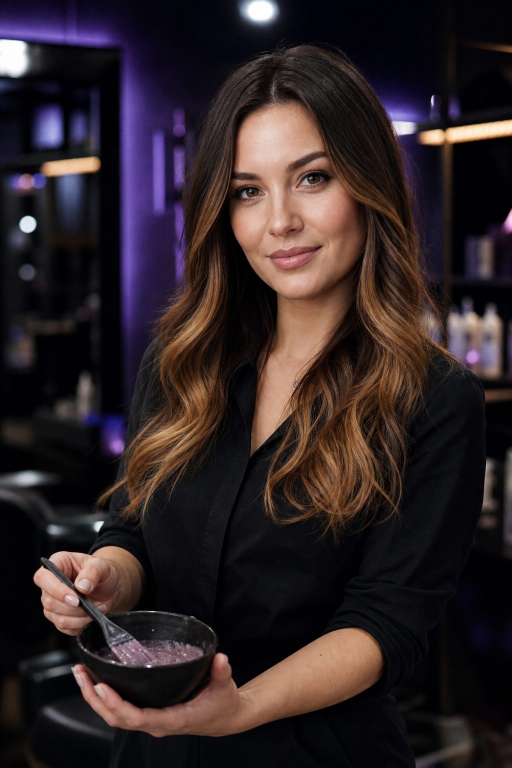
#> input picture seed/media/masters/master1.jpg, 1024 x 1536 px (shown at 1/2 size)
$ python -i prepare-seed-media.py   (imports and definitions only)
#> lines starting #> are read from the running program, lines starting #| are printed output that depends on the picture
"""Compress generated demo photos into seed/media with stable filenames."""
from __future__ import annotations

import hashlib
from pathlib import Path

from PIL import Image

ROOT = Path(__file__).resolve().parents[1]
SRC = Path(r"C:\Users\GliTc\.cursor\projects\d-Zlobin-zlobin-mvp-zlobin-beauty\assets")
DST = ROOT / "seed" / "media"
MAX_SIDE = 1600
QUALITY = 82


def save_jpeg(im: Image.Image, dest: Path, *, unique: bytes = b"") -> None:
    dest.parent.mkdir(parents=True, exist_ok=True)
    work = im.convert("RGB")
    w, h = work.size
    scale = min(1.0, MAX_SIDE / max(w, h))
    if scale < 1:
        work = work.resize((int(w * scale), int(h * scale)), Image.Resampling.LANCZOS)
    if unique:
        # Tiny unique crop so copied variants are distinct files, not byte-identical.
        n = int.from_bytes(hashlib.sha1(unique).digest()[:2], "big")
        dx, dy = n % 9, (n // 9) % 9
        if dx or dy:
            work = work.crop((dx, dy, work.width, work.height)).resize(work.size, Image.Resampling.LANCZOS)
    work.save(dest, "JPEG", quality=QUALITY, optimize=True, progressive=True)
    print(f"{dest.relative_to(ROOT)}  {dest.stat().st_size // 1024} KiB")


# [78 lines left out: functions copy, main, not called in this run]


# [2 lines not run here, left out]

>>> import cv2
>>> picture = cv2.imread('../seed/media/masters/master1.jpg', cv2.IMREAD_GRAYSCALE)
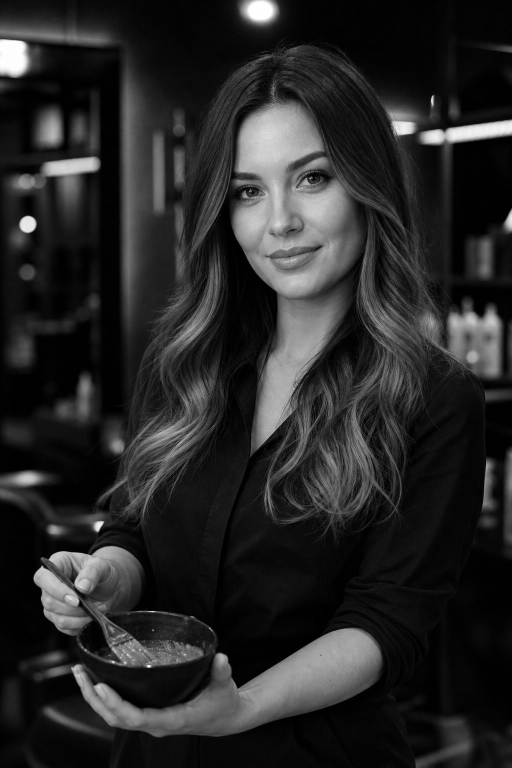
#> picture: shape (1536, 1024) (shown at 1/2 size); min 0, max 255, mean 39.8
>>> result = save_jpeg(picture, 'out.png')
#> (the run stopped early here; a loop or call above may not have finished)
